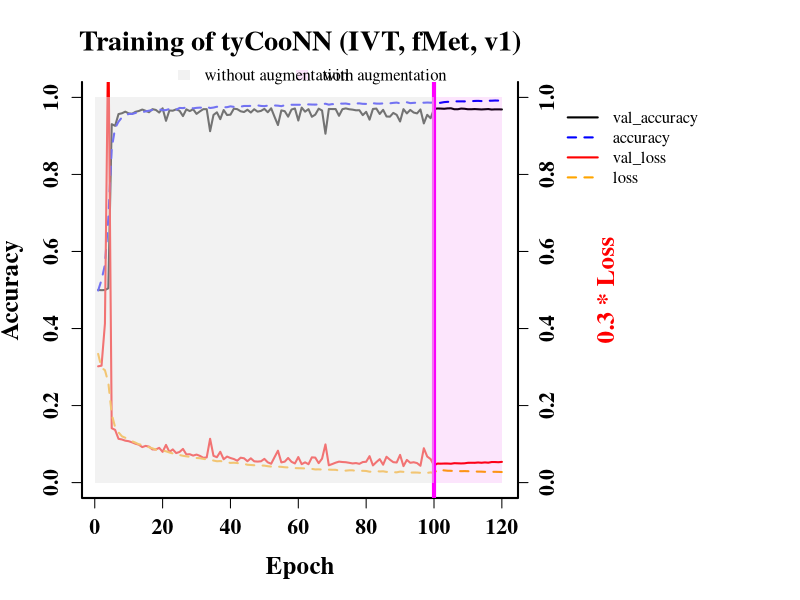

The R source for this figure:

MAIN = "Training of tyCooNN (IVT, fMet, v1)"

dat = read.table('history.csv',header=TRUE,sep=',')
dat_aug = read.table('history_arg.csv',header=TRUE,sep=',')
library(repr)

df = rbind(dat,dat_aug)
n = nrow(df)

png('training.png',width=10,height=7,unit='in',res=600)
par(mar=par()$mar + c(0,0,0,12),lwd=2,family='Times')
plot(df$val_accuracy,type='l',col='black',lwd=2,
     xlab='Epoch',ylab='Accuracy',ylim=c(0,1),
     bty='u',cex.lab=1.5,cex.axis=1.3,
     main=MAIN,
     cex.main=1.7,font.main=2,
     font.axis=2,font.lab=2)
lines(df$accuracy,col='blue',lty=2,lwd=2)
lines(0.3 * df$val_loss,type='l',col='red',lwd=2)
lines(0.3 * df$loss,col='orange',lty=2,lwd=2)
axis(side=4,font=2,cex.axis=1.3)
mtext(side=4,line=4,'0.3 * Loss',col='red',cex=1.5,font=2)
abline(v=100,col='magenta',lwd=4)
rect(0,0,100,1,col=rgb(230/256,230/256,230/256,alpha=0.5),border=NA)
rect(100,0,n,1,col=rgb(230/256,0,230/256,alpha=0.1),border=NA)
par(xpd=TRUE)
legend(x=c(20,90),y=c(1.11,1.11),
       legend=c('without augmentation','with augmentation'),horiz=TRUE,bty='n',
       fill=c(rgb(230/256,230/256,230/256,alpha=0.5),rgb(230/256,0,230/256,alpha=0.1)),
       border=NA)
legend(135,1,legend=c('val_accuracy','accuracy','val_loss','loss'),bty='n',
      col=c('black','blue','red','orange'),lty=c(1,2,1,2))
o = dev.off()
